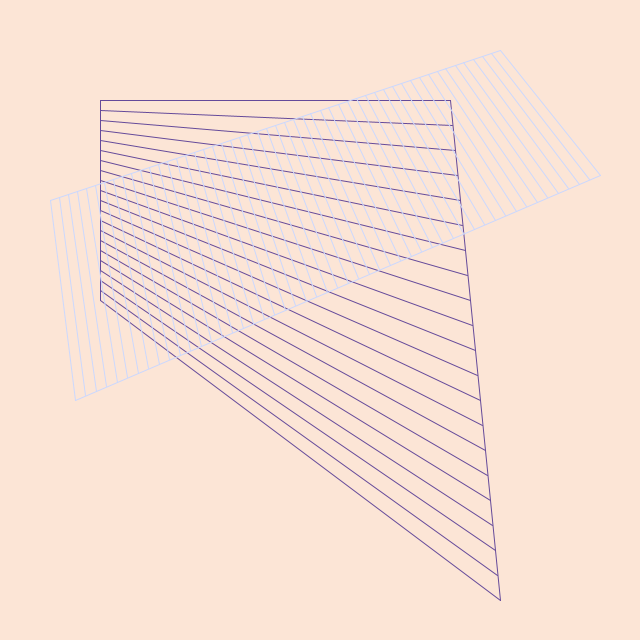
Frame 1 (no input)
Frame 2 (the mouse pressed at the canvas centre, redrawn once): identical to frame 1, image omitted

The Processing sketch that drew this single still picture (run headless with seeded random() and noise(); the mouse was pressed at the canvas centre and the sketch redrawn once):

// Processing sketch: sketch_09_vectors2
// ── sketch_09_vectors2.pde

PVector p1 = new PVector(100,100);
PVector p2 = new PVector(100,300);

PVector p3 = new PVector(450,100);
PVector p4 = new PVector(500,600);


PVector p5 = new PVector(50,200);
PVector p6 = new PVector(500,50);

PVector p7 = new PVector(75,400);
PVector p8 = new PVector(600,175);

void setup()
{
  size(640,640);
  
  ellipseMode(CENTER);
  noFill();

}
void draw()
{
  background(252  , 229 , 214   );
  stroke(101 , 74  , 154  );
  pattern(p1,p2,p3,p4,20);
  
  stroke(203,  216 , 254 );
  pattern(p5,p6,p7,p8,50);
  noLoop();
}

void pattern(PVector p1l1,PVector p2l1,PVector p1l2,PVector p2l2,float numLines)
{
  //LINE 1
  PVector deltaL1  = PVector.sub(p2l1,p1l1); //<>//
  float   distL1   = p2l1.dist(p1l1);
  
  //LINE 2
  PVector deltaL2  = PVector.sub(p2l2,p1l2);
  float distL2     = p2l2.dist(p1l2);
  
  //NORMALIZE
  deltaL1.normalize();
  deltaL2.normalize();
  
  float unitL1    = distL1/numLines;
  float unitL2    = distL2/numLines; //<>//
  
  for(float i = 0; i <= numLines; i++)
  {
    
    float multL1 = unitL1 * i;
    float multL2 = unitL2 * i;
    PVector tmp1  = PVector.mult(deltaL1,multL1);
    PVector tmp2  = PVector.mult(deltaL2,multL2);
    
    line(p1l1.x+tmp1.x,p1l1.y+tmp1.y,p1l2.x+tmp2.x,p1l2.y+tmp2.y);

  }
  line(p1l1.x,p1l1.y,p2l1.x,p2l1.y);
  line(p1l2.x,p1l2.y,p2l2.x,p2l2.y);
}
